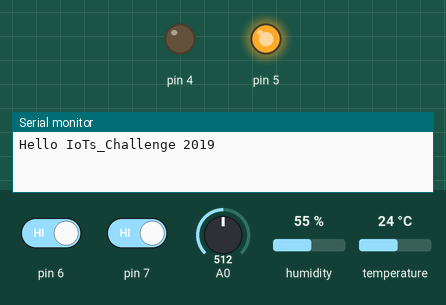
This sketch was run on a simulated Arduino Uno, built with avr-gcc and run on an emulated ATmega328P. On the bench: output pins drawn as LEDs (lit = HIGH), the last lines printed to the serial monitor. Inputs (shaded band) come from the test bench; at power-on: pin 6 HIGH, pin 7 HIGH, A0 = 512, humidity 55 %, temperature 24 °C.

Above: at 1.2 s.
1.3 s: pin 6 driven LOW
At 4.0 s:
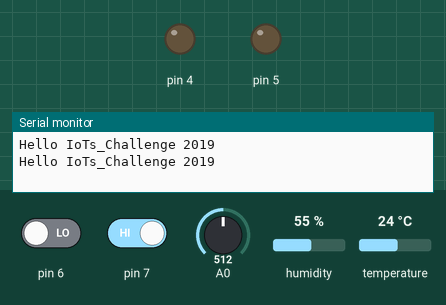
4.6 s: pin 7 driven LOW
At 7.4 s:
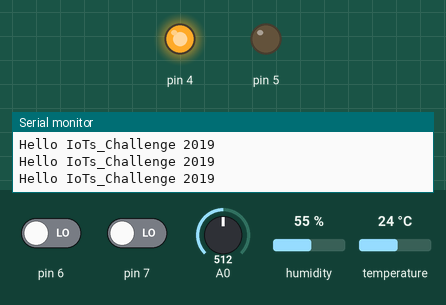
7.7 s: pin 6 driven HIGH
At 10.0 s:
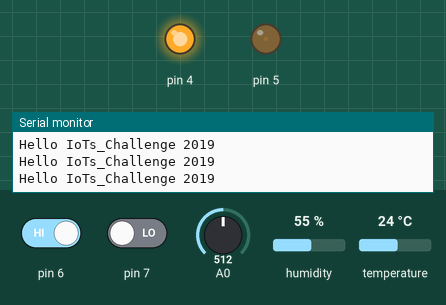
10.7 s: pin 7 driven HIGH
At 13.5 s:
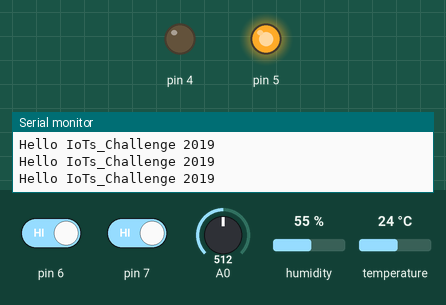
Timing chart, 0 to 14.8 s (numbered marks = the images above; inputs shaded):
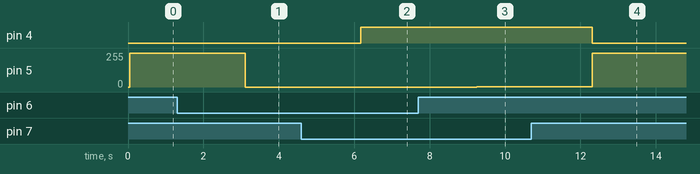

The sketch:

iot_y1.ino
```cpp
#include <Wire.h>
#include <SoftwareSerial.h>
#include <AM2320.h>

AM2320 th;
SoftwareSerial mySerial(10,11);

void setup() {
  pinMode(4, OUTPUT);
  pinMode(5, OUTPUT);
  pinMode(6, INPUT);
  pinMode(7, INPUT);
  Serial.begin(9600);
  mySerial.begin(9600);
}

void loop() {
  String T,H,W,G;

  G = String(analogRead(0));

  switch(th.Read()) {
    case 0:
      H = String(th.h);
      T = String(th.t);
      break;
    default:
      T = "-1";
      H = "-1";
      break;
  }

  if((digitalRead(6)==LOW)&&(digitalRead(7)==LOW)){
    W = "00";
    digitalWrite(4, HIGH);
    digitalWrite(5, LOW);
  }else if((digitalRead(6)==HIGH)&&(digitalRead(7)==LOW)){
    W = "01";
    digitalWrite(4, HIGH);
    analogWrite(5, HIGH);
  }else if((digitalRead(6)==LOW)&&(digitalRead(7)==HIGH)){
    W = "XX";
    digitalWrite(4, LOW);
    digitalWrite(5, LOW);
  }else if((digitalRead(6)==HIGH)&&(digitalRead(7)==HIGH)){
    W = "11";
    digitalWrite(4, LOW);
    digitalWrite(5, HIGH);
  }

  String buf = "Hello IoTs_Challenge 2019";
  Serial.println(buf);   // read it and send it out Serial (USB)
  mySerial.print(buf);
  delay(3000);

}
```

Measured:
- after the input at 1.3 s, pin 5: 255/255 → 0/255 after 1.8 s
- after the input at 4.6 s, pin 4: LOW → HIGH after 1.6 s
- after the input at 7.7 s, pin 5: 0/255 → 1/255 after 1.5 s
- after the input at 10.7 s, pin 4: HIGH → LOW after 1.6 s; pin 5: 1/255 → 255/255 after 1.6 s
